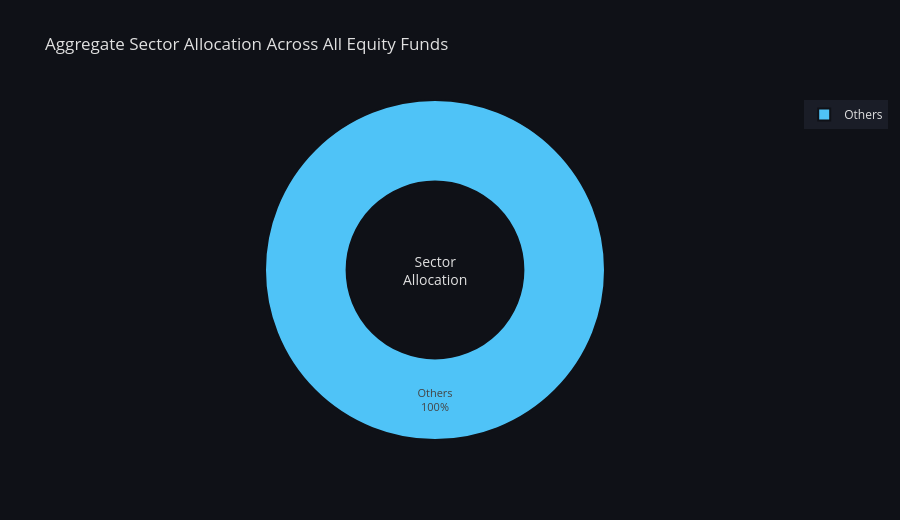

Source (notebook cell):
### Markdown cell above
---
## 9. Sector Allocation Donut Chart

**Banking** is the most heavily weighted sector across all equity mutual funds (aggregated), followed by IT and Pharma. Together these three sectors account for nearly 50% of total portfolio exposure.

### Code cell
sector_wt = port_df.groupby("sector")["weight_pct"].sum().sort_values(ascending=False)
# Group small sectors into "Others"
threshold = 80
cumsum = sector_wt.cumsum()
main_sectors = sector_wt[cumsum <= threshold]
others_val   = sector_wt[cumsum > threshold].sum()
if others_val > 0:
    main_sectors["Others"] = others_val

colors_donut = [
    "#4fc3f7","#81c784","#ffb74d","#f06292","#ba68c8",
    "#4db6ac","#fff176","#ff8a65","#90caf9","#a5d6a7","#ce93d8"
]

fig = go.Figure(go.Pie(
    labels=main_sectors.index,
    values=main_sectors.values,
    hole=0.52,
    marker=dict(colors=colors_donut[:len(main_sectors)],
                line=dict(color="#0f1117", width=2)),
    textinfo="label+percent",
    textfont=dict(size=11),
    hovertemplate="%{label}<br>Weight: %{value:.1f}%<extra></extra>"
))
fig.add_annotation(text="Sector<br>Allocation", x=0.5, y=0.5,
                   font=dict(size=14, color="#e0e0e0"), showarrow=False)
fig.update_layout(
    title=dict(text="Aggregate Sector Allocation Across All Equity Funds",
               font=dict(size=17, color="#e0e0e0")),
    paper_bgcolor="#0f1117",
    font=dict(color="#e0e0e0"),
    showlegend=True,
    legend=dict(bgcolor="#1a1d27", bordercolor="#3a3d4d"),
    height=520,
)
fig.write_image(f"{CHART_DIR}/09_sector_allocation.png", scale=2)
fig.show()
print("✅ Chart 9 saved")

### Figure 1 — Plotly figure (JSON) as saved in the notebook; plotly's stock layout.template omitted (floating-point values rounded to 4 significant figures)
{"data": [{"hole": 0.52, "hovertemplate": "%{label}<br>Weight: %{value:.1f}%<extra></extra>", "labels": ["Others"], "marker": {"colors": ["#4fc3f7"], "line": {"color": "#0f1117", "width": 2}}, "textfont": {"size": 11}, "textinfo": "label+percent", "type": "pie", "values": [3400.0]}], "layout": {"annotations": [{"font": {"color": "#e0e0e0", "size": 14}, "showarrow": false, "text": "Sector<br>Allocation", "x": 0.5, "y": 0.5}], "font": {"color": "#e0e0e0"}, "height": 520, "legend": {"bgcolor": "#1a1d27", "bordercolor": "#3a3d4d"}, "paper_bgcolor": "#0f1117", "showlegend": true, "title": {"font": {"color": "#e0e0e0", "size": 17}, "text": "Aggregate Sector Allocation Across All Equity Funds"}}}
